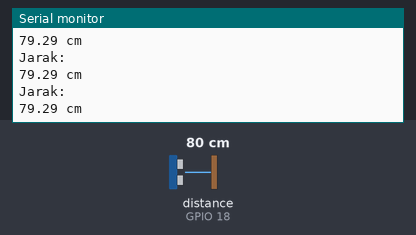
Recording of a sketch running on a simulated ESP32. On the bench: the last lines printed to the serial monitor. Wiring (inferred from the names in the program): ultrasonic range finder: trigger GPIO 5; echo GPIO 18. The test bench sets the inputs (shaded band); at power-on: distance to the obstacle (sensor on GPIO 18) 80 cm. The echo pulse lasts 58.3 µs per cm.

Above: at 1.2 s.
1.3 s: distance to the obstacle (sensor on GPIO 18) set to 2 cm
At 1.59 s:
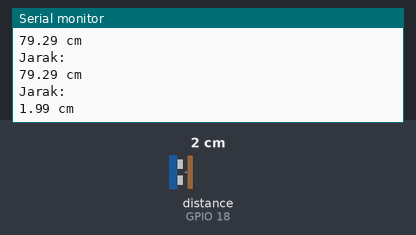
2.8 s: distance to the obstacle (sensor on GPIO 18) set to 4 cm
At 2.8 s:
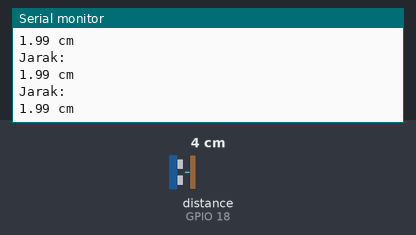
Timing chart, 0 to 5.8 s (numbered marks = the images above; inputs shaded):
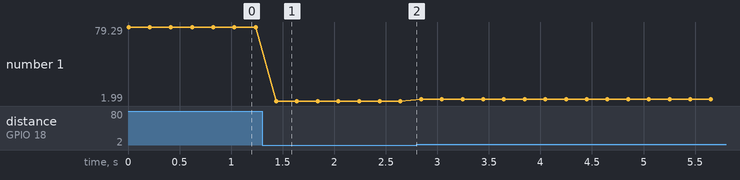

Measured:
- after the input at 1.3 s, the serial monitor: prints a new line after 0.14 s (image 1)
- plotted number 1: 79.29 → 1.99 after the input at 1.3 s, 1.99 → 3.98 after the input at 2.8 s

The sketch:

esp32_ultrasonik.ino
```cpp
#define TRIG 5
#define ECHO 18

  // Konstanta kecepatan suara (cm)
#define SOUND_SPEED 0.034

void setup() {
 // Inisialisasi serial dengan baudrate 9600
 Serial.begin(9600);

 // Atur mode pin
 pinMode(TRIG, OUTPUT);
 pinMode(ECHO, INPUT);

 // Pastikan trigger dalam keadaan LOW
 digitalWrite(TRIG, LOW);

 Serial.println("HC-SR84 siap membaca jarak...");

}

void loop() {
  // Kirim pulsa trigger selama 10
  digitalWrite(TRIG, HIGH);
  delayMicroseconds(10);
  digitalWrite(TRIG, LOW);

 // Baca durasi pulsa HIGH pada ECHO (timeout 30 ms = 5 meter maks)
  long duration = pulseIn(ECHO, HIGH, 30000);

  // Jika timeout (tidak ada objek dalam jangkauan)
  if (duration == 0) {
   Serial.println("Tidak ada objek (out of range)");
 } else {
  // Hitung jarak dalam cm
  float distance = duration * SOUND_SPEED / 2;

  // Tampilan di Serial Monitor
  Serial.println("Jarak: ");
  Serial.print(distance);
  Serial.println(" cm");
  }

  // Tunggu delay
  delay(200);
}
```
